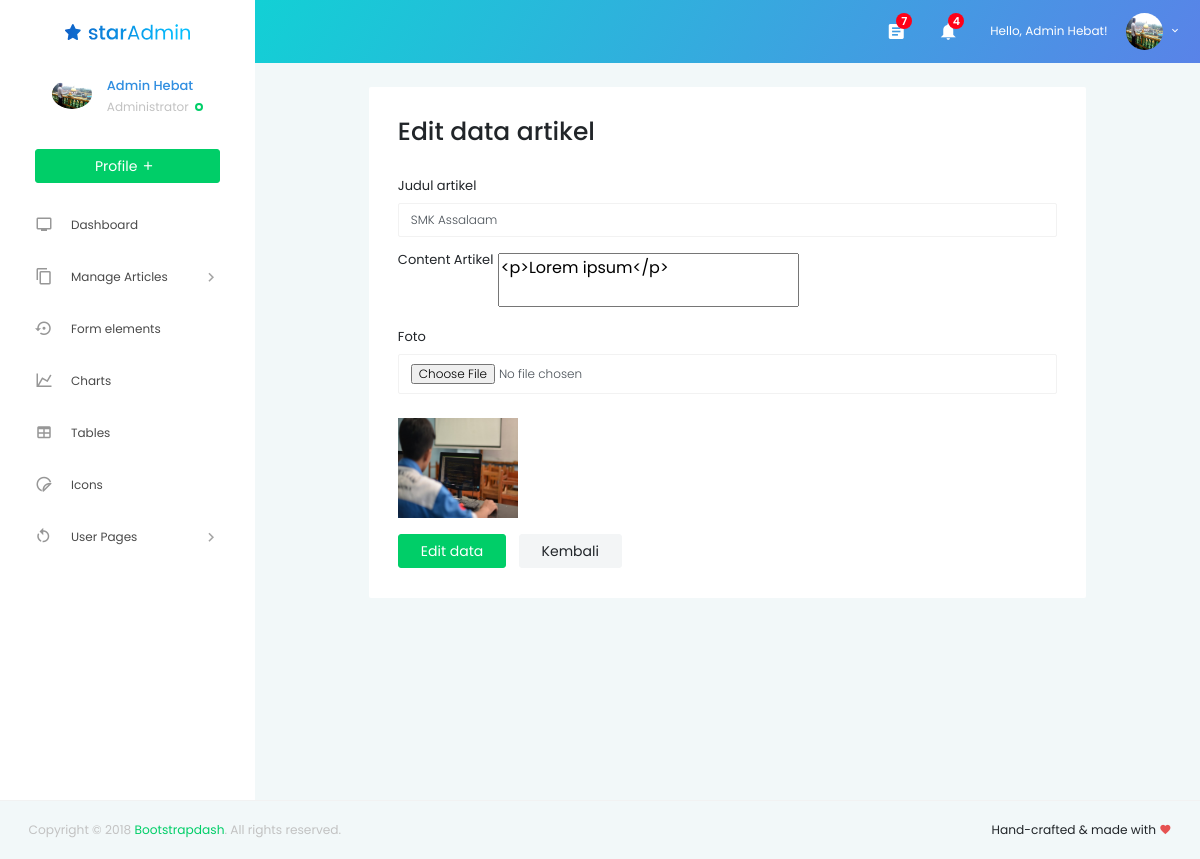
The app's page /admin/articles/1/edit (signed in) with its own data.
### tables this page shows
CREATE TABLE `articles` (
  `id` int(11) NOT NULL,
  `judul` varchar(191) DEFAULT NULL,
  `content` text,
  `foto` varchar(191) NOT NULL,
  `created_at` timestamp NOT NULL DEFAULT CURRENT_TIMESTAMP ON UPDATE CURRENT_TIMESTAMP,
  `updated_at` timestamp NOT NULL DEFAULT '0000-00-00 00:00:00'
);

### admin/articles/edit.php (the view, shortened to what this page needs)
<?php session_start();
if(isset($_SESSION['login'])):
  $koneksi = mysqli_connect('localhost', 'root', '', 'project');
  $query = "SELECT * FROM admin";
  $execute = mysqli_query($koneksi, $query);
  $data = mysqli_fetch_array($execute);
?>
<!DOCTYPE html>
<html lang="en">
<head>
  <link rel="stylesheet" href="http://localhost/project/public/vendors/iconfonts/mdi/css/materialdesignicons.min.css">
  <link rel="stylesheet" href="http://localhost/project/public/vendors/css/vendor.bundle.base.css">
  <link rel="stylesheet" href="http://localhost/project/public/vendors/css/vendor.bundle.addons.css">
  <link rel="stylesheet" href="http://localhost/project/public/vendors/iconfonts/font-awesome/css/font-awesome.min.css">
  <link rel="stylesheet" href="http://localhost/project/public/css/style.css">
</head>
<body>
  <div class="container-scroller">
    <nav class="navbar default-layout col-lg-12 col-12 p-0 fixed-top d-flex flex-row">
      <div class="text-center navbar-brand-wrapper d-flex align-items-top justify-content-center">
        <a class="navbar-brand brand-logo" href="index.html">
          <img src="http://localhost/project/public/images/logo.svg" alt="logo" />
        </a>
      </div>
      <div class="navbar-menu-wrapper d-flex align-items-center">
        <ul class="navbar-nav navbar-nav-right">
          <li class="nav-item dropdown">
            <a class="nav-link count-indicator dropdown-toggle" id="messageDropdown" href="#" data-toggle="dropdown" aria-expanded="false">
              <i class="mdi mdi-file-document-box"></i>
              <span class="count">7</span>
            </a>
          </li>
          <li class="nav-item dropdown">
            <a class="nav-link count-indicator dropdown-toggle" id="notificationDropdown" href="#" data-toggle="dropdown">
              <i class="mdi mdi-bell"></i>
              <span class="count">4</span>
            </a>
          </li>
          <li class="nav-item dropdown d-none d-xl-inline-block">
            <a class="nav-link dropdown-toggle" id="UserDropdown" href="#" data-toggle="dropdown" aria-expanded="false">
              <span class="profile-text">Hello, <?php echo $data['nama']; ?>!</span>
              <img class="img-xs rounded-circle" src="http://localhost/project/admin/profile/<?php echo $data['foto']; ?>" alt="Profile image">
            </a>
          </li>
        </ul>
      </div>
    </nav>
    <div class="container-fluid page-body-wrapper">
      <nav class="sidebar sidebar-offcanvas" id="sidebar">
        <ul class="nav">
          <li class="nav-item nav-profile">
            <div class="nav-link">
              <div class="user-wrapper">
                <div class="profile-image">
                  <img src="http://localhost/project/admin/profile/<?php echo $data['foto']; ?>" alt="profile image">
                </div>
                <div class="text-wrapper">
                  <p class="profile-name"><?php echo $data['nama']; ?></p>
                  <div>
                    <small class="designation text-muted">Administrator</small>
                    <span class="status-indicator online"></span>
                  </div>
                </div>
              </div>
              <a href="http://localhost/project/admin/profile/edit" class="btn btn-success btn-block">Profile
                <i class="mdi mdi-plus"></i>
              </a>
            </div>
          </li>
          <li class="nav-item">
            <a class="nav-link" href="http://localhost/project/admin/home">
              <i class="menu-icon mdi mdi-television"></i>
              <span class="menu-title">Dashboard</span>
            </a>
          </li>
          <li class="nav-item">
            <a class="nav-link" data-toggle="collapse" href="#ui-basic" aria-expanded="false" aria-controls="ui-basic">
              <i class="menu-icon mdi mdi-content-copy"></i>
              <span class="menu-title">Manage Articles</span>
              <i class="menu-arrow"></i>
            </a>
          </li>
          <li class="nav-item">
            <a class="nav-link" href="pages/forms/basic_elements.html">
              <i class="menu-icon mdi mdi-backup-restore"></i>
              <span class="menu-title">Form elements</span>
            </a>
          </li>
          <li class="nav-item">
            <a class="nav-link" href="pages/charts/chartjs.html">
              <i class="menu-icon mdi mdi-chart-line"></i>
              <span class="menu-title">Charts</span>
            </a>
          </li>
          <li class="nav-item">
            <a class="nav-link" href="pages/tables/basic-table.html">
              <i class="menu-icon mdi mdi-table"></i>
              <span class="menu-title">Tables</span>
            </a>
          </li>
          <li class="nav-item">
            <a class="nav-link" href="pages/icons/font-awesome.html">
              <i class="menu-icon mdi mdi-sticker"></i>
              <span class="menu-title">Icons</span>
            </a>
          </li>
          <li class="nav-item">
            <a class="nav-link" data-toggle="collapse" href="#auth" aria-expanded="false" aria-controls="auth">
              <i class="menu-icon mdi mdi-restart"></i>
              <span class="menu-title">User Pages</span>
              <i class="menu-arrow"></i>
            </a>
          </li>
        </ul>
      </nav>
      <div class="main-panel">
        <div class="content-wrapper">
            <center>
        	<div class="col-md-10 grid-margin stretch-card"  style="text-align: left;">
              <div class="card">
                <div class="card-body">
                  <h3>Edit data artikel</h3>
                  <br>
                  <?php
                  $koneksi = mysqli_connect('localhost', 'root', '', 'project');
                  $id = $_GET['id'];
                  $query = "SELECT * FROM articles WHERE id='$id'";
                  $execute = mysqli_query($koneksi, $query);
                  $data = mysqli_fetch_array($execute);
                  ?>
                    <form
                      class="forms-sample"
                      method="post"
                      enctype="multipart/form-data"
                      action="http://localhost/project/admin/articles/controller/editpro">
                        <div class="form-group">
                          <label for="exampleInputName1">Judul artikel</label>
                          <input name="judul" type="text" class="form-control" id="exampleInputName1" placeholder="Judul artikel" value="<?php echo $data['judul']; ?>">
                        </div>
                        <div class="form-group">
                            <label for="exampleInputName1">Content Artikel</label>
                            <textarea name="content" id="editor"><?php echo $data['content']; ?></textarea>
                        </div>
                        <div class="form-group">
                          <label for="exampleInputName1">Foto</label>
                          <input name="foto" type="file" class="form-control" id="exampleInputName1" placeholder="Nama penulis">
                          <?php
                            if ($data['foto']):
                          ?>
                            <br>
                            <img src="http://localhost/project/admin/articles/<?php echo $data['foto']; ?>" style="width: 120px; height: 100px;">
                          <?php
                            else:
                              echo "<br>Tidak ada Foto!";
                            endif;
                          ?>
                        </div>
                      <button type="submit" class="btn btn-success mr-2">Edit data</button>
                      <a href="http://localhost/project/admin/articles/home" class="btn btn-light">Kembali</a>
                    </form>
                    </div>
                  </div>
                </div>
              </div>
            </div>
        </div>
        <footer class="footer">
          <div class="container-fluid clearfix">
            <span class="text-muted d-block text-center text-sm-left d-sm-inline-block">Copyright © 2018
              <a href="http://www.bootstrapdash.com/" target="_blank">Bootstrapdash</a>. All rights reserved.</span>
            <span class="float-none float-sm-right d-block mt-1 mt-sm-0 text-center">Hand-crafted & made with
              <i class="mdi mdi-heart text-danger"></i>
            </span>
          </div>
        </footer>
      </div>
</body>
</html>
<?php
else:
  header("location:http://localhost/project/404/ErrorPage");
endif;
?>

### records on screen
articles: judul "SMK Assalaam", content "<p>Lorem ipsum</p>", foto (picture)

### other values on screen
$data['nama'] "Admin Hebat"
